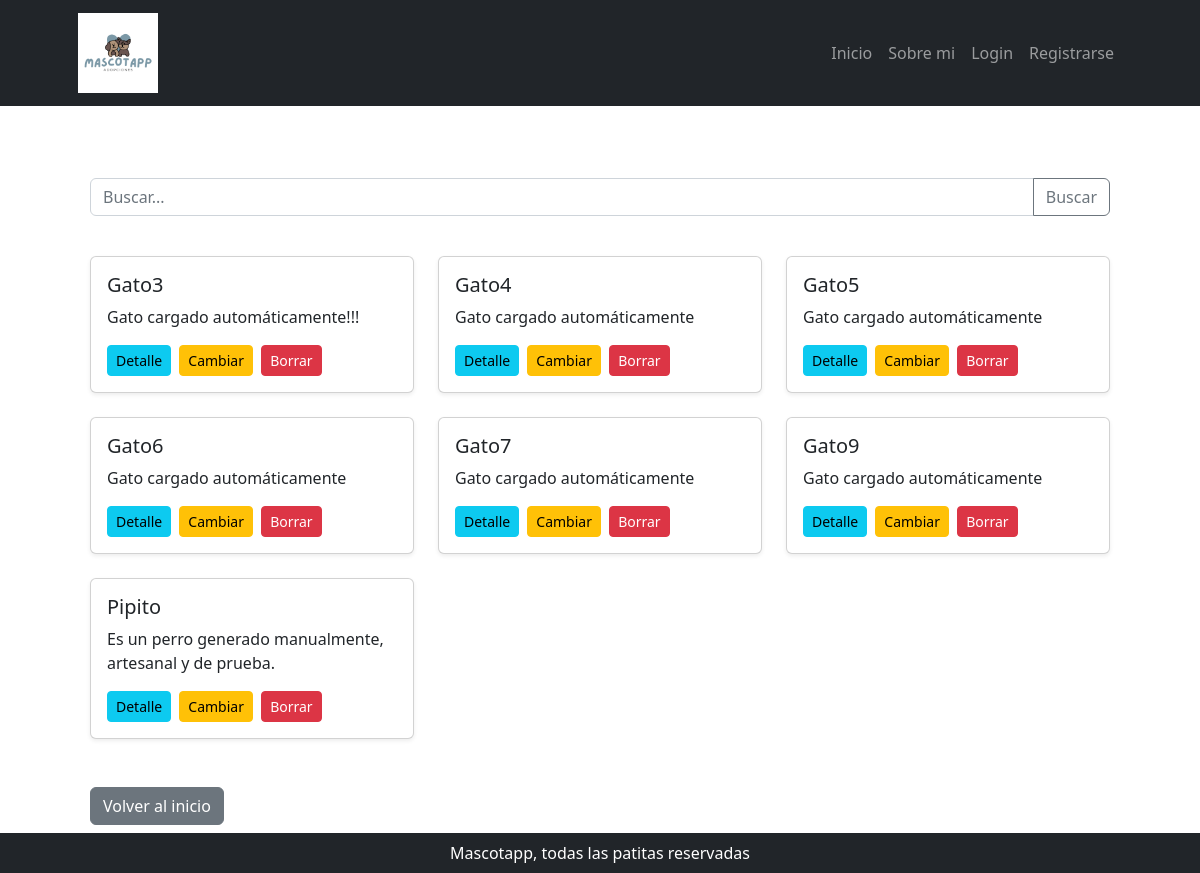
The app's page /mascota/lista/, older data.
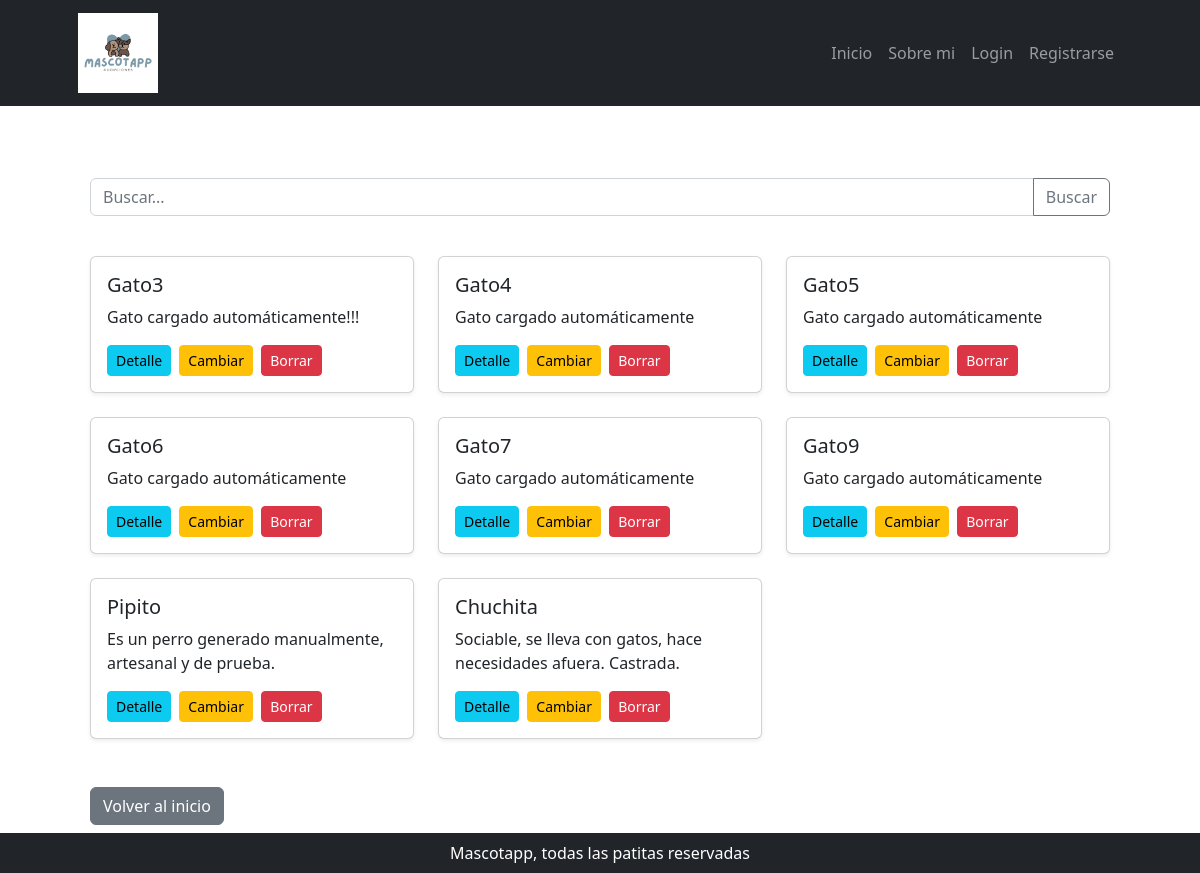
The same page, newer data.
### mascota/models.py (models this page shows, shortened)
class Mascota(models.Model):
    categoria_id = models.ForeignKey(
        MascotaCategoria, null = True, blank = True, on_delete = models.SET_NULL, verbose_name = "categoría de mascota"
    )
    adoptada            = models.BooleanField(default=False)
    nombre              = models.CharField(max_length=100)
    especie             = models.CharField(max_length=100)
    tamano              = models.CharField(max_length=100)
    edad                = models.IntegerField()
    descripcion         = models.TextField(null=True, blank=True, verbose_name="descripción")
    fecha_actualizacion = models.DateField(
        null = True, blank = True, default = timezone.now, editable = False, verbose_name = "fecha de actualización"
    )
    class Meta:
        verbose_name = "mascota"
        verbose_name_plural = "mascotas"

### mascota/views.py (the view)
# urls.py: path("lista/", MascotaList.as_view(), name="mascota_list"),
class MascotaList(ListView):
    model = Mascota
    template_name = 'mascota/mascota_list.html'
    context_object_name = 'mascotas'
    def get_queryset(self):
        QuerySet = super().get_queryset()
        nombre = self.request.GET.get('consulta', None)
        if nombre:
            QuerySet = QuerySet.filter(nombre__icontains = nombre)
        return QuerySet

### mascota/templates/mascota/mascota_list.html (shortened to what this page needs)
{% extends 'core/base.html' %}
{% load static %}
{% block contenido %}
<section class="container my-5">
    <section class="py-4">
        <form class="input-group mb-3" action="{% url 'mascota:mascota_list' %}" method="get">
            <input type="text" class="form-control" name="consulta" placeholder="Buscar..." aria-label="Buscar">
            <button class="btn btn-outline-secondary" type="submit" id="button-addon2">Buscar</button>
        </form>
    </section>
    {% if not object_list %}
        <p>No tenemos mascotas en adopción actualmente! 🥳</p>
    {% else %}
        <div class="row">
            {% for mascota in object_list %}
                <div class="col-md-4 mb-4">
                    <div class="card h-100 shadow-sm">
                        <div class="card-body d-flex flex-column">
                            <h5 class="card-title">{{ mascota.nombre }}</h5>
                            <p class="card-text">{{ mascota.descripcion|truncatewords:20 }}</p>
                            <div class="mt-auto">
                                <a href="{% url 'mascota:detalle_mascota' mascota.id %}" class="btn btn-info btn-sm me-1">Detalle</a>
                                <a href="{% url 'mascota:actualizar_mascota' mascota.id %}" class="btn btn-warning btn-sm me-1">Cambiar</a>
                                <a href="{% url 'mascota:mascota_confirm_delete' mascota.id %}" class="btn btn-danger btn-sm">Borrar</a>
                            </div>
                        </div>
                    </div>
                </div>
            {% endfor %}
        </div>
    {% endif %}
    <section class="mt-4">
        <a class="btn btn-secondary" href="{% url 'core:home' %}" role="button">Volver al inicio</a>
    </section>
</section>
{% endblock contenido %}

### core/templates/core/base.html (shortened to what this page needs)
{% load static %}
<!DOCTYPE html>
<html lang="es">
    <head>
        <link href="{% static 'core/css/styles.css' %}" rel="stylesheet" />
    </head>
    <body>
        <nav class="navbar navbar-expand-lg navbar-dark bg-dark">
            <div class="container px-5">
                <a class="navbar-brand" href="{% url 'core:home' %}"><img src="{% static "core/img/logo.webp.png" %}" alt="Mascotapp"></a>
                <div class="collapse navbar-collapse" id="navbarSupportedContent">
                    <ul class="navbar-nav ms-auto mb-2 mb-lg-0">
                        <li class="nav-item"><a class="nav-link {% if request.path == '/' %} active {% endif %}" aria-current="page" href="{% url 'core:home' %}">Inicio</a></li>
                        <li class="nav-item"><a class="nav-link {% if request.path == '/sobre-mi/' %} active {% endif %}" href="{% url 'core:sobre_mi' %}">Sobre mi</a></li>
                        {% if user.is_authenticated %}
                            <li class="nav-item"><a class="nav-link {% if request.path == '/mascota/' %} active {% endif %}" href="{% url 'mascota:mascota_list' %}">Mascotas</a></li>
                            {% if user.is_superuser%}
                            <li class="nav-item"><a class="nav-link {% if request.path == '/adopcion/' %} active {% endif %}" href="{% url 'adopcion:adopcion_list' %}">Pedidos de adopción</a></li>
                            {% endif %}
                            <li class="nav-item"><a class="nav-link {% if request.path == '/adopcion/' %} active {% endif %}" href="{% url 'mascota:mascota_create' %}">Agregar mascota</a></li>
                            <li class="nav-item"><a class="nav-link text-bg-info">{{ user.username }}</a></li>
                            <li class="nav-item">
                                <form action="{% url 'core:logout' %}" method="post">
                                    {% csrf_token %}
                                    <button type="submit" class="btn btn-dark">Cerrar sesión</button>
                                </form>
                            </li>
                        {% else %}
                            <li class="nav-item"><a class="nav-link {% if request.path == '/login/' %} active {% endif %}" href="{% url 'core:login' %}">Login</a></li>
                            <li class="nav-item"><a class="nav-link {% if request.path == '/register/' %} active {% endif %}" href="{% url 'core:register' %}">Registrarse</a></li>
                        {% endif %}
                    </ul>
                </div>
            </div>
        </nav>
        <div class="container px-4 px-lg-5 mt-4">
            {% block contenido %}
            {% endblock contenido %}
        </div>
        {% include 'core/components/footer.html' %}
    </body>
</html>

### core/templates/core/components/footer.html
<footer class="py-2 bg-dark fixed-bottom">
    <div class="container px-4 px-lg-5">
        <p class="m-0 text-center text-white">Mascotapp, todas las patitas reservadas</p>
    </div>
</footer>

Row changes from the older to the newer data that the page shows:
added Mascota: nombre "Chuchita", descripcion "Sociable, se lleva con gatos, hace necesidades afuera. Castrada."
